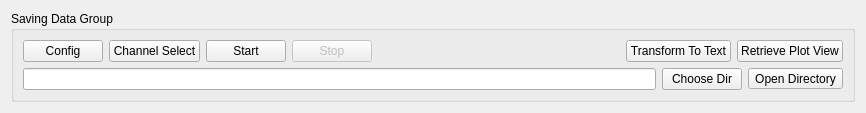
<?xml version="1.0" encoding="UTF-8"?>
<ui version="4.0">
 <class>SaveFIlePanel</class>
 <widget class="QWidget" name="SaveFIlePanel">
  <property name="geometry">
   <rect>
    <x>0</x>
    <y>0</y>
    <width>866</width>
    <height>106</height>
   </rect>
  </property>
  <property name="windowTitle">
   <string>Form</string>
  </property>
  <layout class="QVBoxLayout" name="verticalLayout_2">
   <item>
    <widget class="QGroupBox" name="SaveControlGpbox">
     <property name="title">
      <string>Saving Data Group</string>
     </property>
     <layout class="QVBoxLayout" name="verticalLayout">
      <item>
       <layout class="QHBoxLayout" name="horizontalLayout_2">
        <item>
         <widget class="QPushButton" name="saveSettingBtn">
          <property name="text">
           <string>Config</string>
          </property>
         </widget>
        </item>
        <item>
         <widget class="QPushButton" name="FileChannelSelectBtn">
          <property name="text">
           <string>Channel Select</string>
          </property>
         </widget>
        </item>
        <item>
         <widget class="QPushButton" name="startSaveBtn">
          <property name="toolTip">
           <string>Start Saving Data</string>
          </property>
          <property name="styleSheet">
           <string notr="true"/>
          </property>
          <property name="text">
           <string>Start</string>
          </property>
          <property name="iconSize">
           <size>
            <width>30</width>
            <height>30</height>
           </size>
          </property>
          <property name="checkable">
           <bool>false</bool>
          </property>
         </widget>
        </item>
        <item>
         <widget class="QPushButton" name="stopSaveBtn">
          <property name="enabled">
           <bool>false</bool>
          </property>
          <property name="toolTip">
           <string>Stop Saving Data</string>
          </property>
          <property name="text">
           <string>Stop</string>
          </property>
          <property name="iconSize">
           <size>
            <width>30</width>
            <height>30</height>
           </size>
          </property>
         </widget>
        </item>
        <item>
         <spacer name="horizontalSpacer">
          <property name="orientation">
           <enum>Qt::Horizontal</enum>
          </property>
          <property name="sizeHint" stdset="0">
           <size>
            <width>40</width>
            <height>20</height>
           </size>
          </property>
         </spacer>
        </item>
        <item>
         <widget class="QPushButton" name="transformBtn">
          <property name="text">
           <string>Transform To Text</string>
          </property>
         </widget>
        </item>
        <item>
         <widget class="QPushButton" name="retrieveBtn">
          <property name="text">
           <string>Retrieve Plot View</string>
          </property>
         </widget>
        </item>
       </layout>
      </item>
      <item>
       <layout class="QHBoxLayout" name="horizontalLayout">
        <item>
         <widget class="QLineEdit" name="filePathLineEdit"/>
        </item>
        <item>
         <widget class="QPushButton" name="filePathChoseBtn">
          <property name="text">
           <string>Choose Dir</string>
          </property>
         </widget>
        </item>
        <item>
         <widget class="QToolButton" name="openToolBtn">
          <property name="text">
           <string>Open Directory</string>
          </property>
         </widget>
        </item>
       </layout>
      </item>
     </layout>
    </widget>
   </item>
  </layout>
 </widget>
 <resources/>
 <connections/>
</ui>
